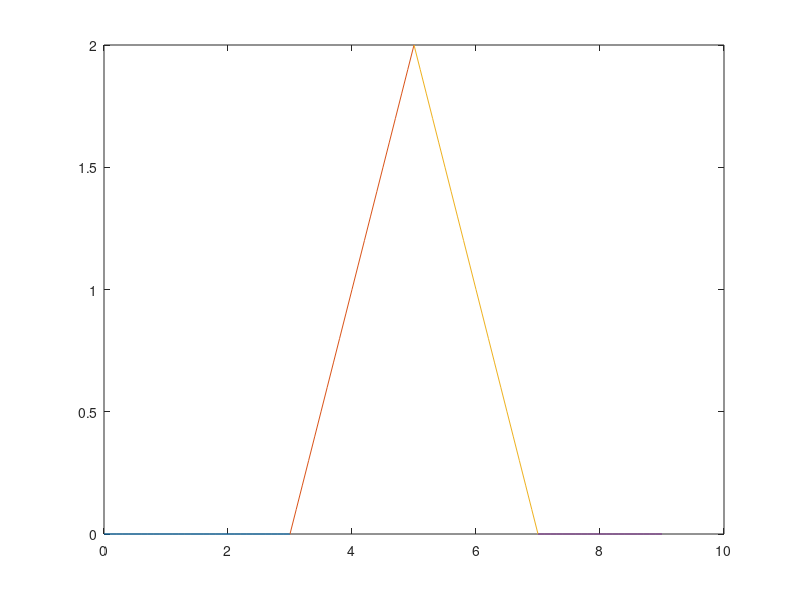

Reproduce this figure in MATLAB.
function [] = triangle_pulse()

x0=0:0.1:3;y0=0*x0;
x1=3:0.1:5;y1=x1-3;
x2=5:0.1:7;y2=-x2+7;
x3=7:0.1:9;y3=0*x3;

plot(x0,y0);hold on;
plot(x1,y1);hold on;
plot(x2,y2);hold on;
plot(x3,y3)
end